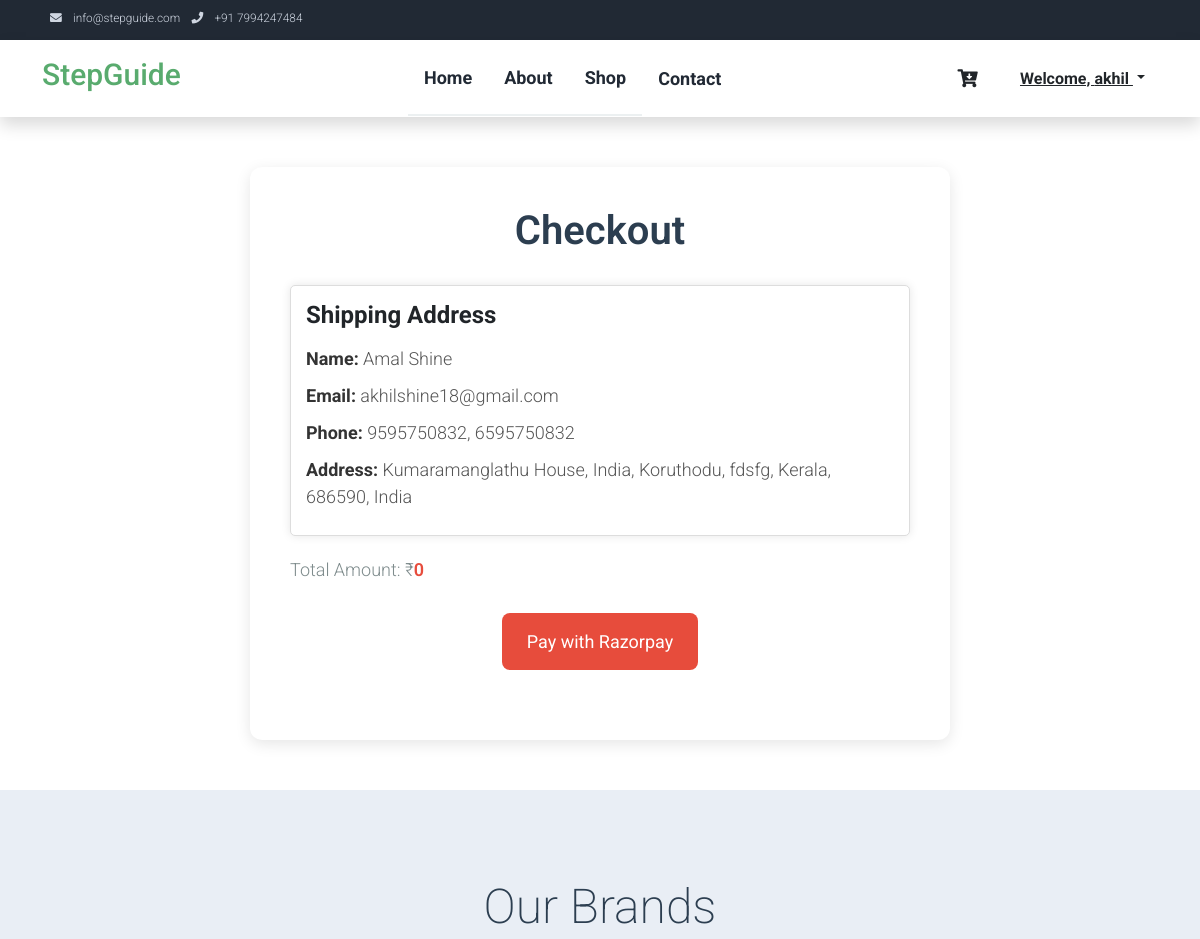
The page /summery/ (signed in, upper part) on the database as committed earlier.
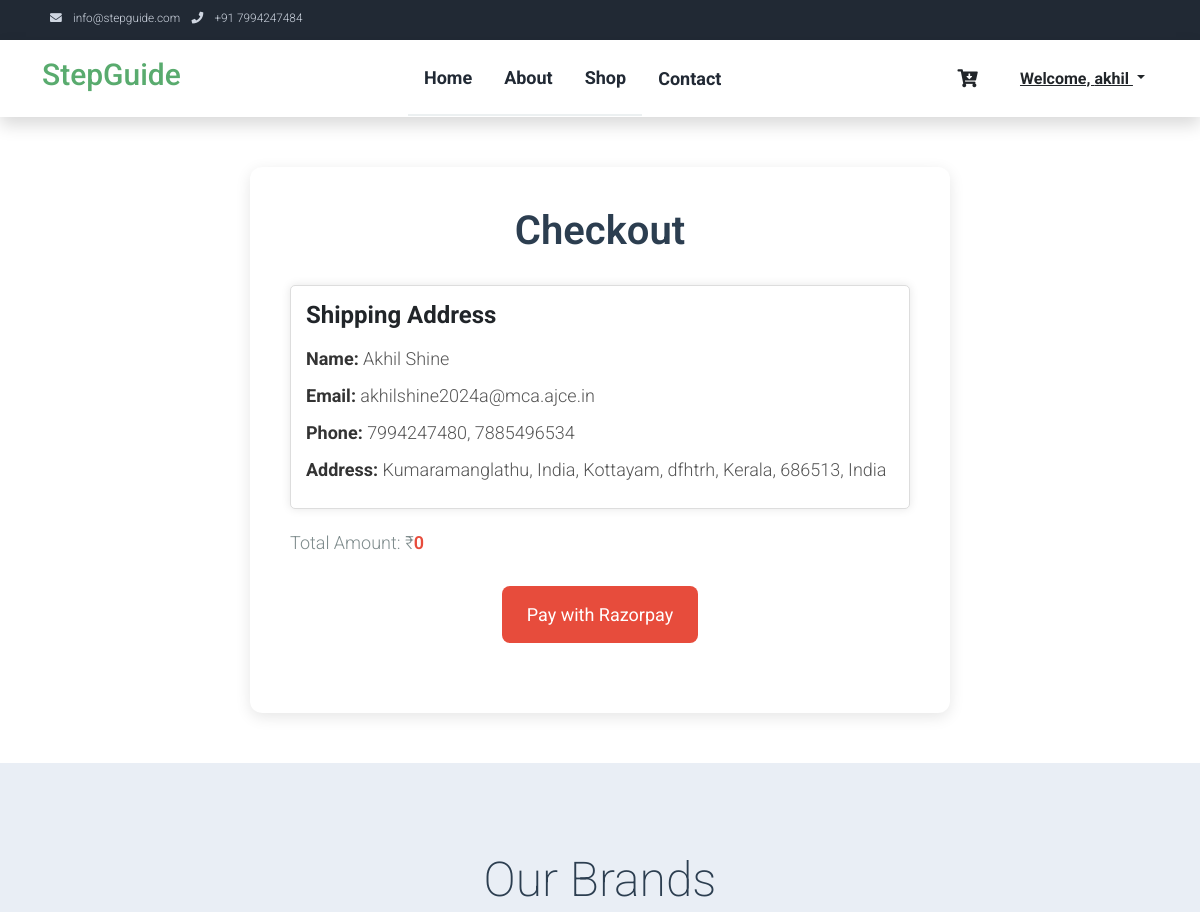
The same page on the database as committed later.
### StepGuideApp/models.py (models this page shows, shortened)
class ShippingAddress(models.Model):
    name = models.CharField(max_length=255, blank=True, null=True)
    email = models.EmailField()
    phn1 = models.CharField(max_length=15)
    phn2 = models.CharField(max_length=15, blank=True, null=True)
    address = models.TextField()
    country = models.CharField(max_length=255)
    state = models.CharField(max_length=255)
    district = models.CharField(max_length=255)
    pin = models.CharField(max_length=10)
    land = models.CharField(max_length=255, blank=True, null=True)
    city = models.CharField(max_length=15, blank=True, null=True)
    user = models.ForeignKey(CustomUser, on_delete=models.CASCADE,null=True)

### StepGuideApp/views.py (the view)
# urls.py: path('summery/', views.summery, name='summery'),
@login_required
def summery(request):
    user = request.user
    cart_items = CartItem.objects.filter(cart=request.user.cart)
    total_amount = sum(item.product.price * item.quantity for item in cart_items)
    shipping_address = ShippingAddress.objects.filter(user=user).last()
    context = {
        'cart_items': cart_items,
        'total_amount': total_amount,
        'shipping_address': shipping_address,
    }
    return render(request, 'summery.html', context)

### template/summery.html (shortened to what the changed rows need)
{% load static %}
<!DOCTYPE html>
<html lang="en">
<head>
    <link rel="stylesheet" href="{% static "assets/css/bootstrap.min.css" %}">
    <link rel="stylesheet" href="{% static "assets/css/templatemo.css" %}">
    <link rel="stylesheet" href="{% static "assets/css/custom.css" %}">
    <link rel="stylesheet" href="{% static "assets/css/fontawesome.min.css" %}">
    <link rel="stylesheet" href="https://unpkg.com/leaflet@1.7.1/dist/leaflet.css" />
</head>
<body>
    <body>
        {% block content %}
        <div class="container12">
            <h1>Checkout</h1>
            <ul>
                {% if shipping_address %}
                <div class="shipping-address-container">
                    <h2 class="shipping-address-heading">Shipping Address</h2>
                    <p class="address-details"><strong>Name:</strong> {{ shipping_address.name }}</p>
                    <p class="address-details"><strong>Email:</strong> {{ shipping_address.email }}</p>
                    <p class="address-details"><strong>Phone:</strong> {{ shipping_address.phn1 }}{% if shipping_address.phn2 %}, {{ shipping_address.phn2 }}{% endif %}</p>
                    <p class="address-details"><strong>Address:</strong> {{ shipping_address.address }}, {{ shipping_address.land }}, {{ shipping_address.city }}, {{ shipping_address.district }}, {{ shipping_address.state }}, {{ shipping_address.pin }}, {{ shipping_address.country }}</p>
                </div>
                {% endif %}
            </ul>
        </div>
        {% endblock %}
    </body>
    <section class="bg-light py-5">
        <div class="container my-4">
            <div class="row text-center py-3">
                <div class="col-lg-6 m-auto">
                    <h1 class="h1">Our Brands</h1>
                </div>
            </div>
        </div>
    </section>
</body>
</html>

Rows that differ between the two databases and show on the page:
no longer on this page (row unchanged): ShippingAddress: name "Amal Shine", email "akhilshine18@gmail.com", phn1 "9595750832", phn2 "6595750832", address "Kumaramanglathu House", land "India", city "Koruthodu", district "fdsfg", state "Kerala", pin "686590", country "India"
added ShippingAddress: name "Akhil Shine", email "akhilshine2024a@mca.ajce.in", phn1 "7994247480", phn2 "7885496534", address "Kumaramanglathu", land "India", city "Kottayam", district "dfhtrh", state "Kerala", pin "686513", country "India"
